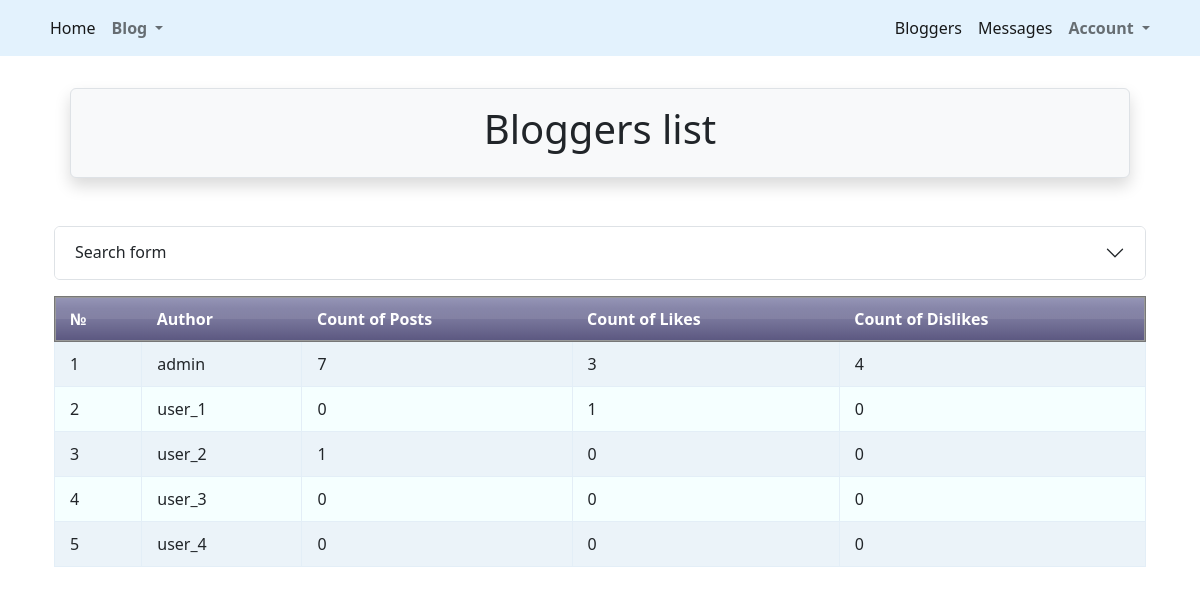
The page /posts/bloggers/ on the database as committed earlier.
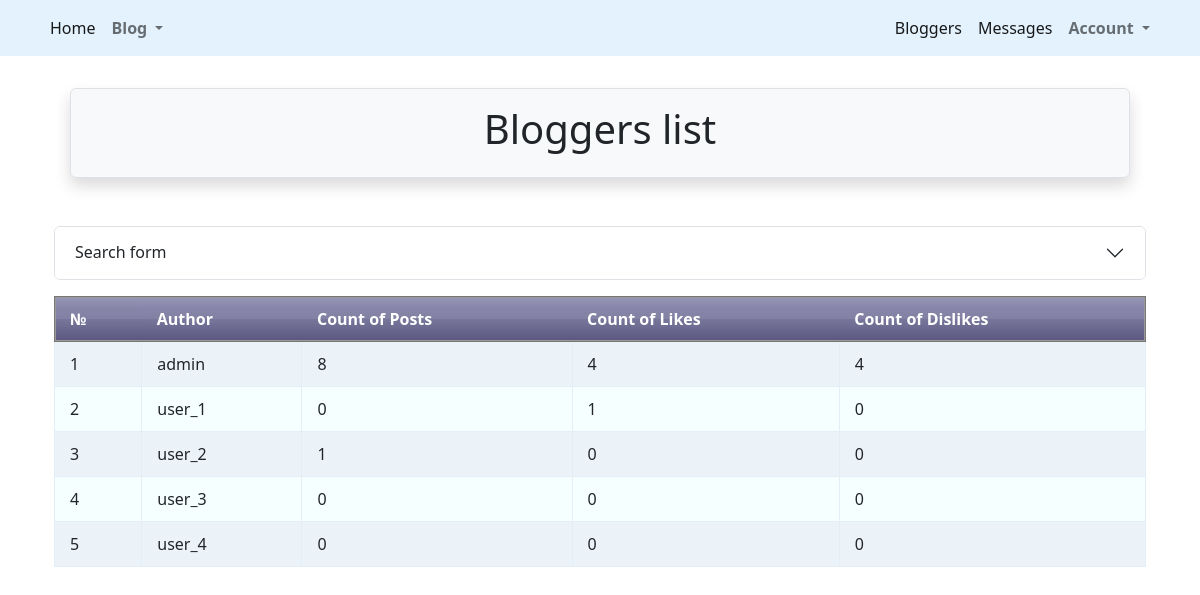
The same page on the database as committed later.
### src/accounts/models.py (models this page shows, shortened)
class User(AbstractUser):
    is_activated = models.BooleanField(default=True, db_index=True)
    avatar = models.ImageField(upload_to=avatar_place, default='profile/default.png')
    birthday = models.DateField(null=True, blank=True)
    city = models.CharField(max_length=50, null=True, blank=True)
    class Meta(AbstractUser.Meta):
        db_table = 'user'

### src/post/views.py (the view)
# urls.py: path('bloggers/', ListOfBloggers.as_view(), name='blogger_list'),
class ListOfBloggers(ListView):
    model = User
    template_name = 'bloggers/bloggers_list.html'
    def get_filter(self):
        users = User.objects.all()
        filter_form = BloggersFilterSet(data=self.request.GET, queryset=users)
        return filter_form
    def get_queryset(self):
        return self.get_filter().qs
    def get_context_data(self, *, object_list=None, **kwargs):
        context = super().get_context_data(**kwargs)
        context['form'] = self.get_filter().form
        return context

### src/post/templates/bloggers/bloggers_list.html (shortened to what this page needs)
{% extends 'base.html' %}
{% load static %}
{% load crispy_forms_filters %}
{% block header %}
    Bloggers list
{% endblock %}
{% block content %}
    <link rel="stylesheet" type="text/css" href="{% static 'css/lists.css' %}">
<div class="row mb-3">
        <div class="accordion" id="accordionExample">
          <div class="accordion-item">
            <h2 class="accordion-header" id="headingOne">
              <button class="accordion-button collapsed" type="button" data-bs-toggle="collapse" data-bs-target="#collapseOne" aria-expanded="true" aria-controls="collapseOne">
                Search form
              </button>
            </h2>
          </div>
        </div>
    </div>
    {% if object_list %}
        <table class="table table_blur">
            <thead class="thead-dark">
                <tr>
                    <th>№</th>
                    <th>Author</th>
                    <th>Count of Posts</th>
                    <th>Count of Likes</th>
                    <th>Count of Dislikes</th>
                </tr>
            </thead>
            <tbody>
            {% for post in object_list %}
                <tr>
                    <td>{{ forloop.counter }}</td>
                <td>{% if user.is_authenticated %} <a href="{% url 'posts:blogger_detail' post.id %}">
                    {{ post.username }}</a>
                    {% else %} {{ post.username }}
                        {% endif %}</td>
                    <td>{{ post.posts_set.count }}</td>
                    <td>{{ post.likes.count }}</td>
                    <td>{{ post.dislikes.count }}</td>
            {% endfor %}
            </tbody>
        </table>
    {% else %}
        <p>There are no posts yet!</p>
    {% endif %}
{% endblock %}

Rows that differ between the two databases and show on the page:
changed User "admin": posts_set.count "7" → "8"; likes.count "3" → "4"
